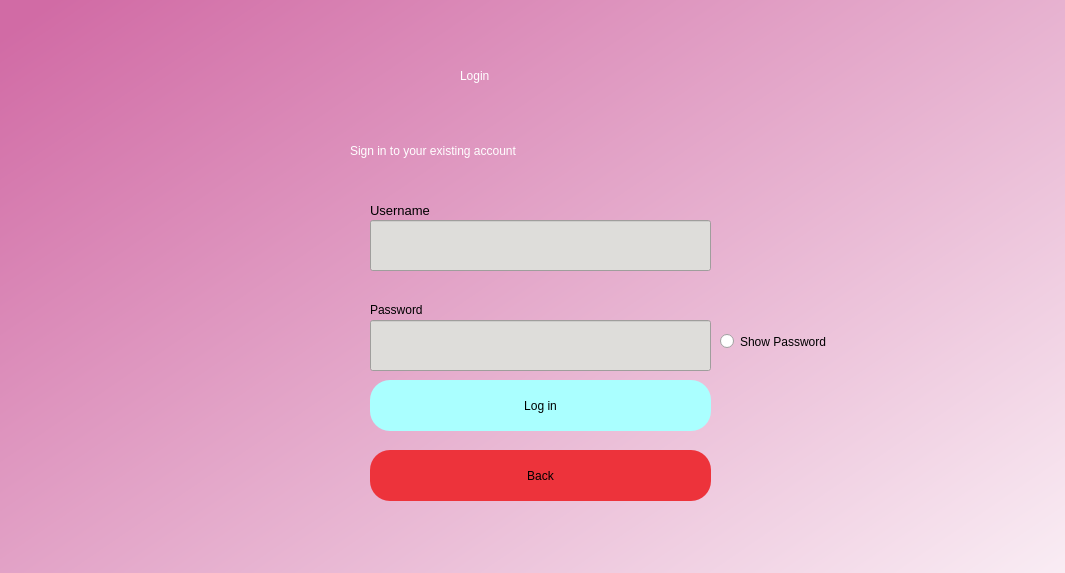
<?xml version="1.0" encoding="UTF-8"?>
<ui version="4.0">
 <class>Dialog</class>
 <widget class="QDialog" name="Dialog">
  <property name="geometry">
   <rect>
    <x>0</x>
    <y>0</y>
    <width>1065</width>
    <height>573</height>
   </rect>
  </property>
  <property name="windowTitle">
   <string>Dialog</string>
  </property>
  <widget class="QWidget" name="bgwidget" native="true">
   <property name="geometry">
    <rect>
     <x>-70</x>
     <y>-70</y>
     <width>1201</width>
     <height>801</height>
    </rect>
   </property>
   <property name="styleSheet">
    <string notr="true">QWidget#bgwidget{
background-color:qlineargradient(spread:pad, x1:0.091, y1:0.101636, x2:0.991379, y2:0.977, stop:0 rgba(209, 107, 165, 255), stop:1 rgba(255, 255, 255, 255));}</string>
   </property>
   <widget class="QLabel" name="label">
    <property name="geometry">
     <rect>
      <x>530</x>
      <y>110</y>
      <width>151</width>
      <height>71</height>
     </rect>
    </property>
    <property name="styleSheet">
     <string notr="true">font: 36pt &quot;MS Shell Dlg 2&quot;; color:rgb(255, 255, 255)</string>
    </property>
    <property name="text">
     <string>Login</string>
    </property>
   </widget>
   <widget class="QLabel" name="label_2">
    <property name="geometry">
     <rect>
      <x>420</x>
      <y>200</y>
      <width>391</width>
      <height>41</height>
     </rect>
    </property>
    <property name="styleSheet">
     <string notr="true">font: 16pt &quot;MS Shell Dlg 2&quot;;color:rgb(255, 255, 255)</string>
    </property>
    <property name="text">
     <string>Sign in to your existing account</string>
    </property>
   </widget>
   <widget class="QPushButton" name="login">
    <property name="geometry">
     <rect>
      <x>440</x>
      <y>450</y>
      <width>341</width>
      <height>51</height>
     </rect>
    </property>
    <property name="styleSheet">
     <string notr="true">border-radius:20px;
background-color: rgb(170, 255, 255);
font: 14pt &quot;MS Shell Dlg 2&quot;;</string>
    </property>
    <property name="text">
     <string>Log in</string>
    </property>
   </widget>
   <widget class="QLineEdit" name="emailfield">
    <property name="geometry">
     <rect>
      <x>440</x>
      <y>290</y>
      <width>341</width>
      <height>51</height>
     </rect>
    </property>
    <property name="styleSheet">
     <string notr="true">background-color:rgba(0,0,0,0);
background-color: rgb(222, 221, 218);
font: 11pt &quot;Ubuntu&quot;;

font: 12pt &quot;MS Shell Dlg 2&quot;;</string>
    </property>
   </widget>
   <widget class="QLineEdit" name="password_field">
    <property name="geometry">
     <rect>
      <x>440</x>
      <y>390</y>
      <width>341</width>
      <height>51</height>
     </rect>
    </property>
    <property name="styleSheet">
     <string notr="true">background-color:rgba(0,0,0,0);
background-color: rgb(222, 221, 218);
font: 12pt &quot;MS Shell Dlg 2&quot;;</string>
    </property>
   </widget>
   <widget class="QLabel" name="label_3">
    <property name="geometry">
     <rect>
      <x>440</x>
      <y>270</y>
      <width>81</width>
      <height>20</height>
     </rect>
    </property>
    <property name="font">
     <font>
      <family>MS Shell Dlg 2</family>
      <pointsize>10</pointsize>
      <weight>50</weight>
      <italic>false</italic>
      <bold>false</bold>
     </font>
    </property>
    <property name="styleSheet">
     <string notr="true">font: 10pt &quot;MS Shell Dlg 2&quot;;</string>
    </property>
    <property name="text">
     <string>Username</string>
    </property>
   </widget>
   <widget class="QLabel" name="label_4">
    <property name="geometry">
     <rect>
      <x>440</x>
      <y>370</y>
      <width>81</width>
      <height>20</height>
     </rect>
    </property>
    <property name="styleSheet">
     <string notr="true">font: 10pt &quot;MS Shell Dlg 2&quot;;</string>
    </property>
    <property name="text">
     <string>Password</string>
    </property>
   </widget>
   <widget class="QPushButton" name="back">
    <property name="geometry">
     <rect>
      <x>440</x>
      <y>520</y>
      <width>341</width>
      <height>51</height>
     </rect>
    </property>
    <property name="styleSheet">
     <string notr="true">border-radius:20px;
background-color: rgb(237, 51, 59);
font: 14pt &quot;MS Shell Dlg 2&quot;;</string>
    </property>
    <property name="text">
     <string>Back</string>
    </property>
   </widget>
   <widget class="QRadioButton" name="show_password">
    <property name="geometry">
     <rect>
      <x>790</x>
      <y>400</y>
      <width>131</width>
      <height>23</height>
     </rect>
    </property>
    <property name="text">
     <string>Show Password</string>
    </property>
   </widget>
  </widget>
 </widget>
 <resources/>
 <connections/>
</ui>
